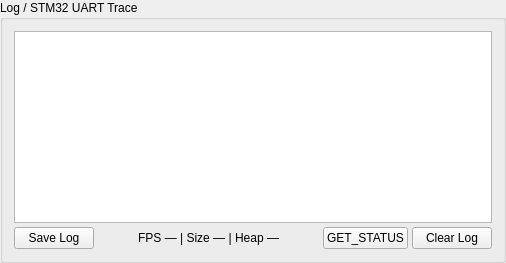
           <widget class="QGroupBox" name="logGroupBox">
            <property name="sizePolicy">
             <sizepolicy hsizetype="Expanding" vsizetype="Expanding">
              <horstretch>0</horstretch>
              <verstretch>0</verstretch>
             </sizepolicy>
            </property>
            <property name="minimumSize">
             <size>
              <width>0</width>
              <height>220</height>
             </size>
            </property>
            <property name="title">
             <string>Log / STM32 UART Trace</string>
            </property>
            <layout class="QVBoxLayout" name="logGroupLayout">
             <property name="spacing">
              <number>4</number>
             </property>
             <item>
              <widget class="QPlainTextEdit" name="logEdit">
               <property name="sizePolicy">
                <sizepolicy hsizetype="Expanding" vsizetype="Expanding">
                 <horstretch>0</horstretch>
                 <verstretch>0</verstretch>
                </sizepolicy>
               </property>
               <property name="minimumSize">
                <size>
                 <width>0</width>
                 <height>0</height>
                </size>
               </property>
               <property name="readOnly">
                <bool>true</bool>
               </property>
              </widget>
             </item>
             <item>
              <layout class="QHBoxLayout" name="logBottomLayout">
               <item>
                <widget class="QPushButton" name="btnSaveLog">
                 <property name="toolTip">
                  <string>Save the UART log to a file</string>
                 </property>
                 <property name="text">
                  <string>Save Log</string>
                 </property>
                </widget>
               </item>
               <item>
                <spacer>
                 <property name="orientation">
                  <enum>Qt::Orientation::Horizontal</enum>
                 </property>
                 <property name="sizeHint" stdset="0">
                  <size>
                   <width>40</width>
                   <height>20</height>
                  </size>
                 </property>
                </spacer>
               </item>
               <item>
                <widget class="QLabel" name="statLabel">
                 <property name="sizePolicy">
                  <sizepolicy hsizetype="Expanding" vsizetype="Fixed">
                   <horstretch>0</horstretch>
                   <verstretch>0</verstretch>
                  </sizepolicy>
                 </property>
                 <property name="text">
                  <string>FPS — | Size — | Heap —</string>
                 </property>
                 <property name="alignment">
                  <set>Qt::AlignmentFlag::AlignRight|Qt::AlignmentFlag::AlignTrailing|Qt::AlignmentFlag::AlignVCenter</set>
                 </property>
                 <property name="role" stdset="0">
                  <string>hint</string>
                 </property>
                </widget>
               </item>
               <item>
                <spacer name="horizontalSpacer_2">
                 <property name="orientation">
                  <enum>Qt::Orientation::Horizontal</enum>
                 </property>
                 <property name="sizeHint" stdset="0">
                  <size>
                   <width>40</width>
                   <height>20</height>
                  </size>
                 </property>
                </spacer>
               </item>
               <item>
                <widget class="QPushButton" name="btnGetStatus">
                 <property name="text">
                  <string>GET_STATUS</string>
                 </property>
                </widget>
               </item>
               <item>
                <widget class="QPushButton" name="btnClearLog">
                 <property name="text">
                  <string>Clear Log</string>
                 </property>
                </widget>
               </item>
              </layout>
             </item>
            </layout>
           </widget>
